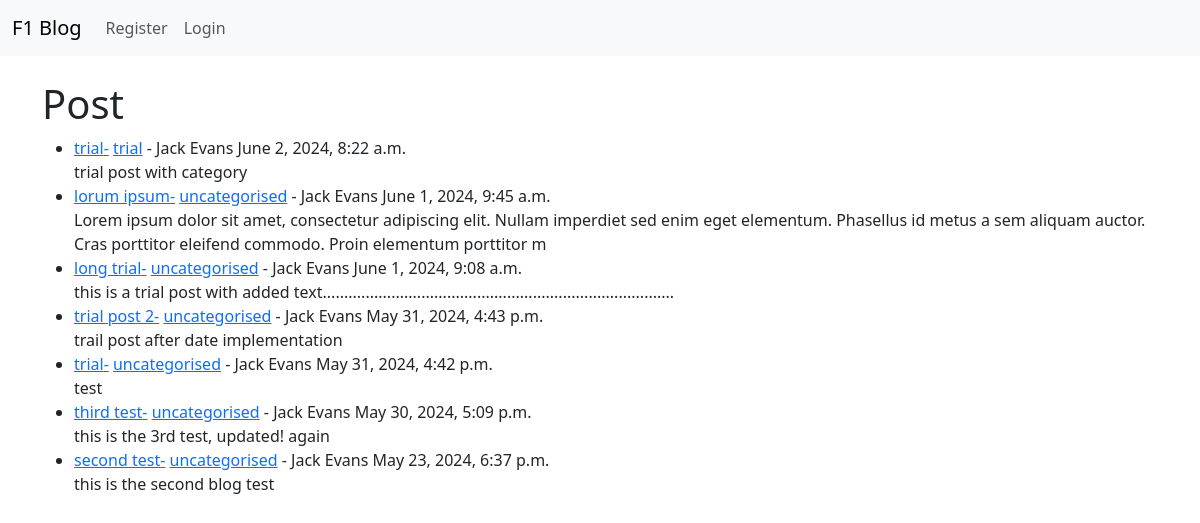
Before: / with the older database file.
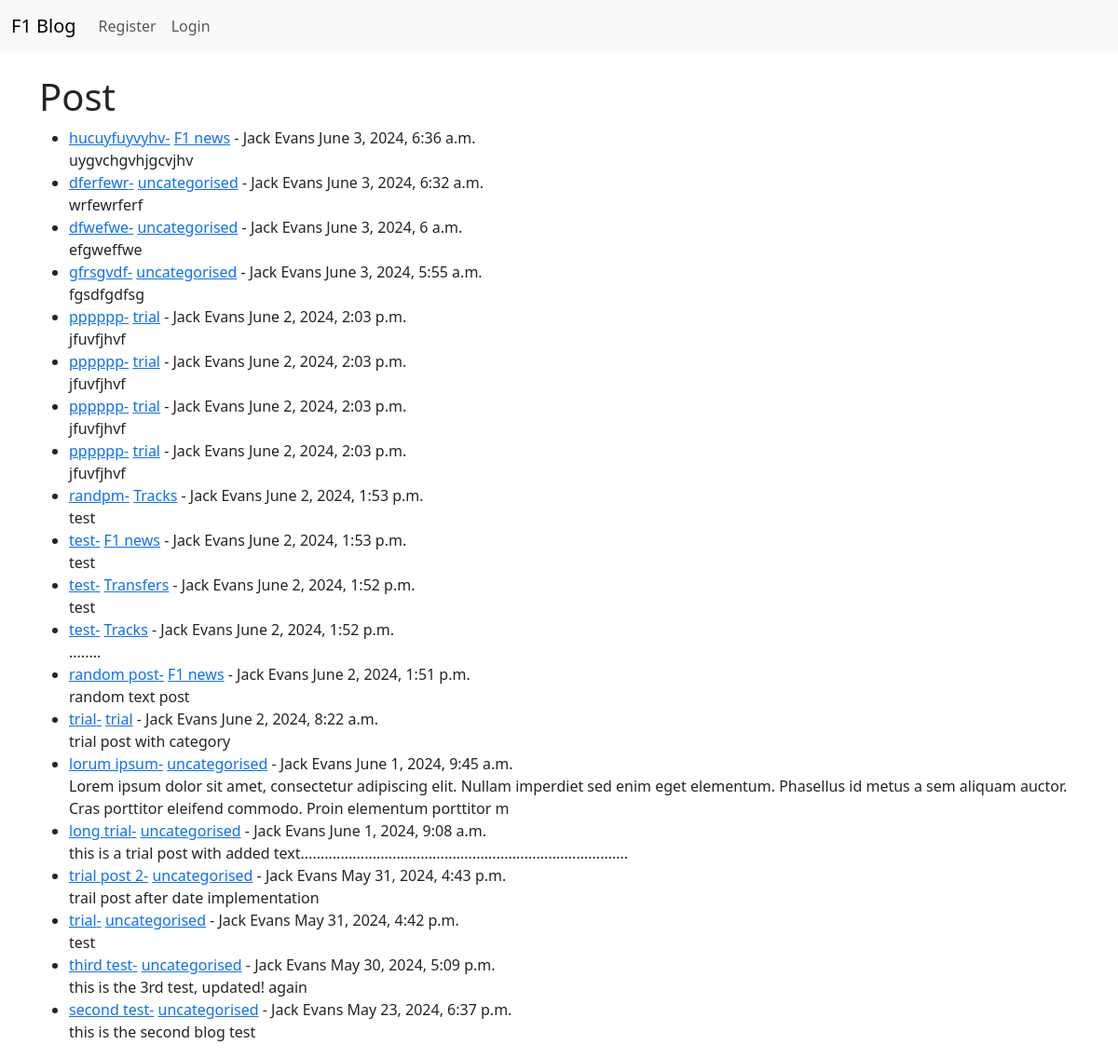
After: the same page with the newer database file.
### blog/models.py (models this page shows, shortened)
class Post(models.Model):
    title = models.CharField(max_length=255)
    title_tag = models.CharField(max_length=255, default="F1 blog")
    author = models.ForeignKey(User, on_delete=models.CASCADE)
    body = models.TextField()
    timestamp = models.DateTimeField(auto_now_add=True)
    post_date = models.DateField(auto_now_add=True)
    category = models.CharField(max_length=255, default="uncategorised")

### blog/views.py (the view)
# urls.py: path("", Home.as_view(), name="home"),
class Home(ListView):
    model = Post
    template_name = "home.html"
    ordering = ["-timestamp"]

### blog/templates/home.html (shortened to what this page needs)
{% extends 'base.html' %} {% block content %}
<h1>Post</h1>
<ul>
  {% for post in object_list %}
  <li>
    <a href="{% url 'article-details' post.pk %}">{{ post.title }}-</a>
    <a href="{% url 'category' post.category %}">{{ post.category }}</a>
    - {{post.author.first_name}} {{post.author.last_name}} {{ post.timestamp }}
    <br />
    {{ post.body|slice:":200" }}
  </li>
  {% endfor%}
</ul>
{% endblock %}

Changed rows visible on the page:
added Post: title "hucuyfuyvyhv", category "F1 news", author.first_name "Jack", author.last_name "Evans", timestamp "June 3, 2024, 6:36 a.m.", body "uygvchgvhjgcvjhv"
added Post: title "dferfewr", category "uncategorised", author.first_name "Jack", author.last_name "Evans", timestamp "June 3, 2024, 6:32 a.m.", body "wrfewrferf"
added Post: title "dfwefwe", category "uncategorised", author.first_name "Jack", author.last_name "Evans", timestamp "June 3, 2024, 6 a.m.", body "efgweffwe"
added Post: title "gfrsgvdf", category "uncategorised", author.first_name "Jack", author.last_name "Evans", timestamp "June 3, 2024, 5:55 a.m.", body "fgsdfgdfsg"
added Post: title "pppppp", category "trial", author.first_name "Jack", author.last_name "Evans", timestamp "June 2, 2024, 2:03 p.m.", body "jfuvfjhvf"
added Post: title "pppppp", category "trial", author.first_name "Jack", author.last_name "Evans", timestamp "June 2, 2024, 2:03 p.m.", body "jfuvfjhvf"
added Post: title "pppppp", category "trial", author.first_name "Jack", author.last_name "Evans", timestamp "June 2, 2024, 2:03 p.m.", body "jfuvfjhvf"
added Post: title "pppppp", category "trial", author.first_name "Jack", author.last_name "Evans", timestamp "June 2, 2024, 2:03 p.m.", body "jfuvfjhvf"
added Post: title "randpm", category "Tracks", author.first_name "Jack", author.last_name "Evans", timestamp "June 2, 2024, 1:53 p.m.", body "test"
added Post: title "test", category "F1 news", author.first_name "Jack", author.last_name "Evans", timestamp "June 2, 2024, 1:53 p.m.", body "test"
added Post: title "test", category "Transfers", author.first_name "Jack", author.last_name "Evans", timestamp "June 2, 2024, 1:52 p.m.", body "test"
added Post: title "test", category "Tracks", author.first_name "Jack", author.last_name "Evans", timestamp "June 2, 2024, 1:52 p.m.", body "........"
added Post: title "random post", category "F1 news", author.first_name "Jack", author.last_name "Evans", timestamp "June 2, 2024, 1:51 p.m.", body "random text post"
